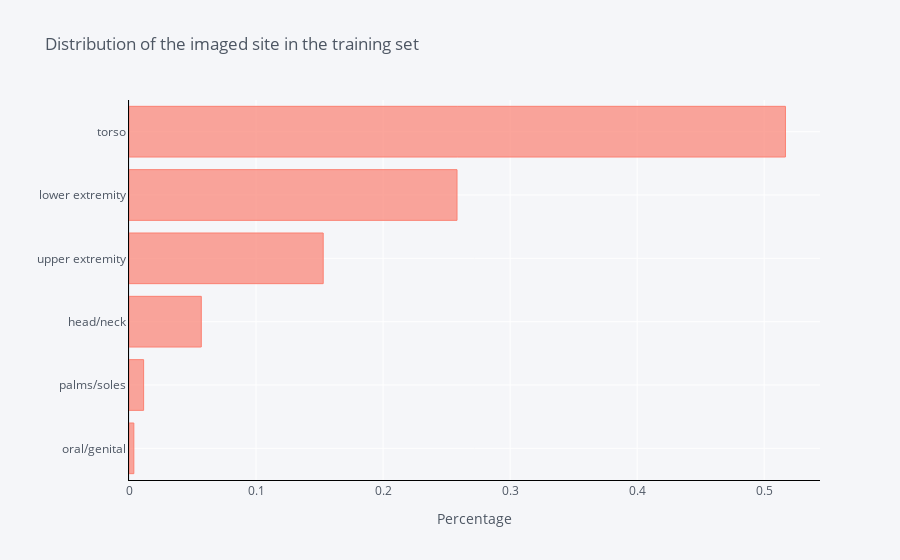

Notebook source saved alongside this figure:
### Code cell
train_df['anatom_site_general_challenge'].value_counts(normalize=True).sort_values().iplot(kind='barh',
                                                      xTitle='Percentage', 
                                                      linecolor='black', 
                                                      opacity=0.7,
                                                      color='#FB8072',
                                                      theme='pearl',
                                                      bargap=0.2,
                                                      gridcolor='white',
                                                      title='Distribution of the imaged site in the training set')

### Figure 1 — Plotly figure (JSON) as saved in the notebook; plotly's stock layout.template omitted (floating-point values rounded to 4 significant figures)
{"data": [{"marker": {"color": "rgba(251, 128, 114, 0.7)", "line": {"color": "rgba(251, 128, 114, 1.0)", "width": 1}}, "name": "anatom_site_general_challenge", "orientation": "h", "text": "", "type": "bar", "x": [0.003804, 0.0115, 0.0569, 0.1529, 0.2582, 0.5167], "y": ["oral/genital", "palms/soles", "head/neck", "upper extremity", "lower extremity", "torso"]}], "layout": {"bargap": 0.2, "legend": {"bgcolor": "#F5F6F9", "font": {"color": "#4D5663"}}, "paper_bgcolor": "#F5F6F9", "plot_bgcolor": "#F5F6F9", "title": {"font": {"color": "#4D5663"}, "text": "Distribution of the imaged site in the training set"}, "xaxis": {"gridcolor": "white", "linecolor": "black", "showgrid": true, "tickfont": {"color": "#4D5663"}, "title": {"font": {"color": "#4D5663"}, "text": "Percentage"}, "zerolinecolor": "#E1E5ED"}, "yaxis": {"gridcolor": "white", "linecolor": "black", "showgrid": true, "tickfont": {"color": "#4D5663"}, "title": {"font": {"color": "#4D5663"}, "text": ""}, "zerolinecolor": "#E1E5ED"}}}
